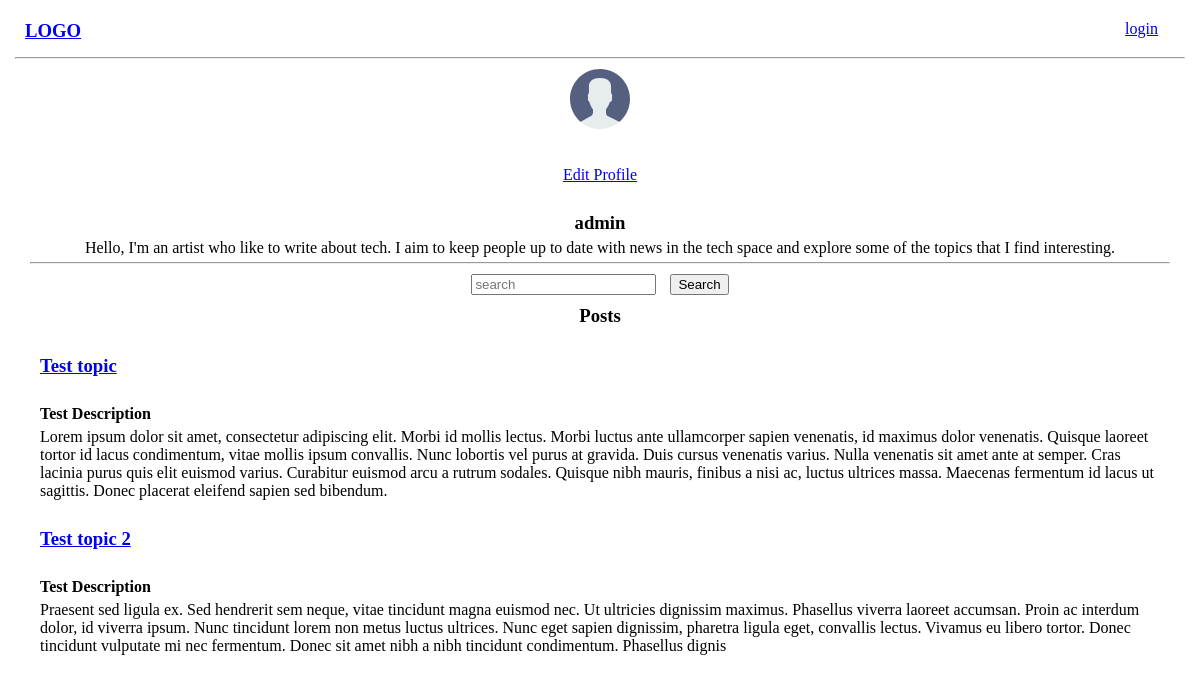
Before: /user-profile/1/ with the older database file.
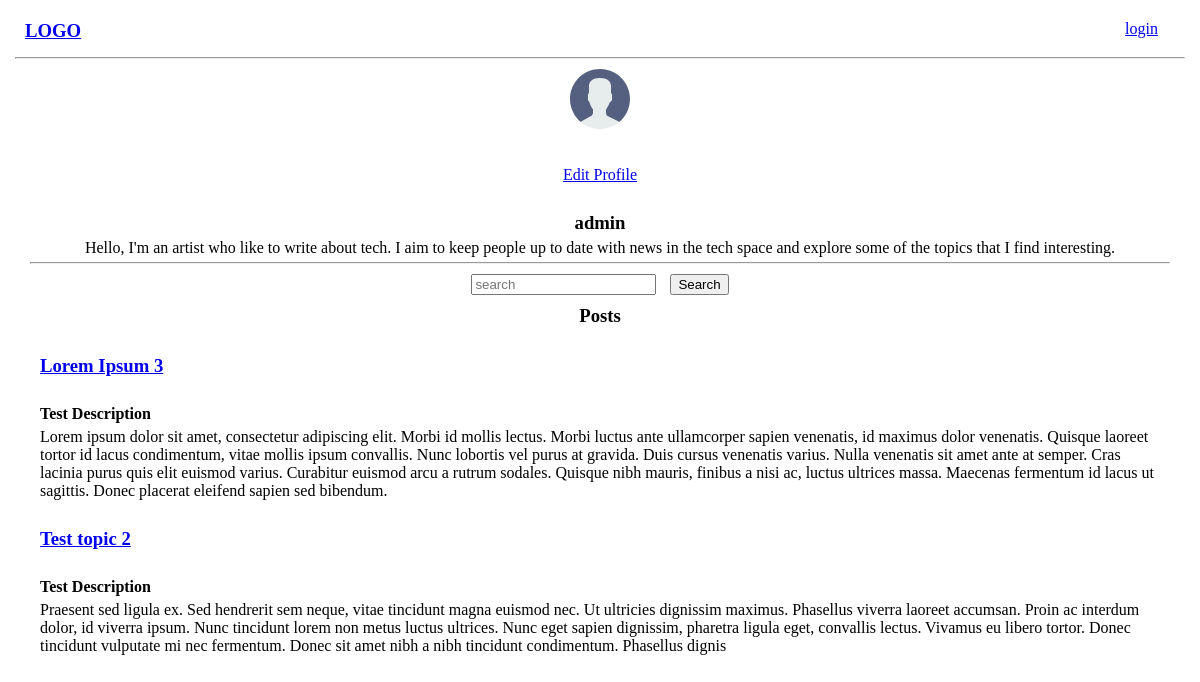
After: the same page with the newer database file.
### base/models.py (models this page shows, shortened)
class Post(models.Model):
    author = models.ForeignKey(User, on_delete=models.CASCADE)
    topic = models.CharField(max_length=200)
    description = models.CharField(max_length=400)
    body = RichTextField(blank=True, null=True)
    post_date = models.DateTimeField(auto_now_add=True)
    likes = models.ManyToManyField(User, through='Like', related_name='liked_posts')

### base/views.py (the view)
# urls.py: path('user-profile/<str:pk>/', views.userProfile, name='user-profile'),
def userProfile(request, pk):
  user = User.objects.get(id=pk)
  search_post = request.GET.get('search')
  if search_post:
    all_posts = Post.objects.filter(author=user)
    posts = all_posts.filter(Q(topic__icontains=search_post))
  else:
    posts = Post.objects.filter(author=user)
  context = {'user':user, 'posts':posts}
  return render(request, 'base/user_profile.html', context)

### base/templates/base/user_profile.html
{% extends 'main.html' %} {% load static %}
{% block content %}
<main>
  <div class="user-profile">
    <div class="user-profile-head">
      <div class="user-profile-image">
        {% if request.user.is_authenticated %}
        <img src="{{user.avatar.url}}" alt="Profile Picture" />
        {% else %}
        <img src="{% static 'images/avatar.svg' %}" alt="" />
        {% endif %}
      </div>
      <div class="user-profile-edit">
        <a href="{% url 'edit-user-profile' user.id%}">
          <div>Edit Profile</div>
        </a>
      </div>
      <div>
        <h3>{{user.name}}</h3>
      </div>
      <div>
        <p>{{user.bio}}</p>
      </div>
      <hr />
      <div class="search-posts">
        <form action="{% url 'user-profile' user.id %}">
          <input name="search" type="search" id="search-home" placeholder="search" />
          <button type="submit">Search</button>
        </form>
      </div>
      {% if request.GET.search %}
      <div class="search-results-header">
        <p>Results for <span>'{{request.GET.search}}'</span></p>
        <a href="{% url 'user-profile' user.id %}">Show all</a>
      </div>
      {%else%}
      <div>
        <h3>Posts</h3>
      </div>
      {%endif%}
    </div>
    <div class="user-profile-posts-container">
      <div>
        {% for post in posts %}
        <div class="user-profile post">
          <a href="{% url 'post-details' pk=post.id %}">
            <h3>{{post.topic}}</h3>
          </a>
          <h4>{{post.description}}</h4>
          <p>{{post.body|safe}}</p>
        </div>
        {% endfor %}
      </div>
    </div>
  </div>
</main>
{% endblock content %}

Changed rows visible on the page:
changed Post: topic "Test topic" → "Lorem Ipsum 3"
